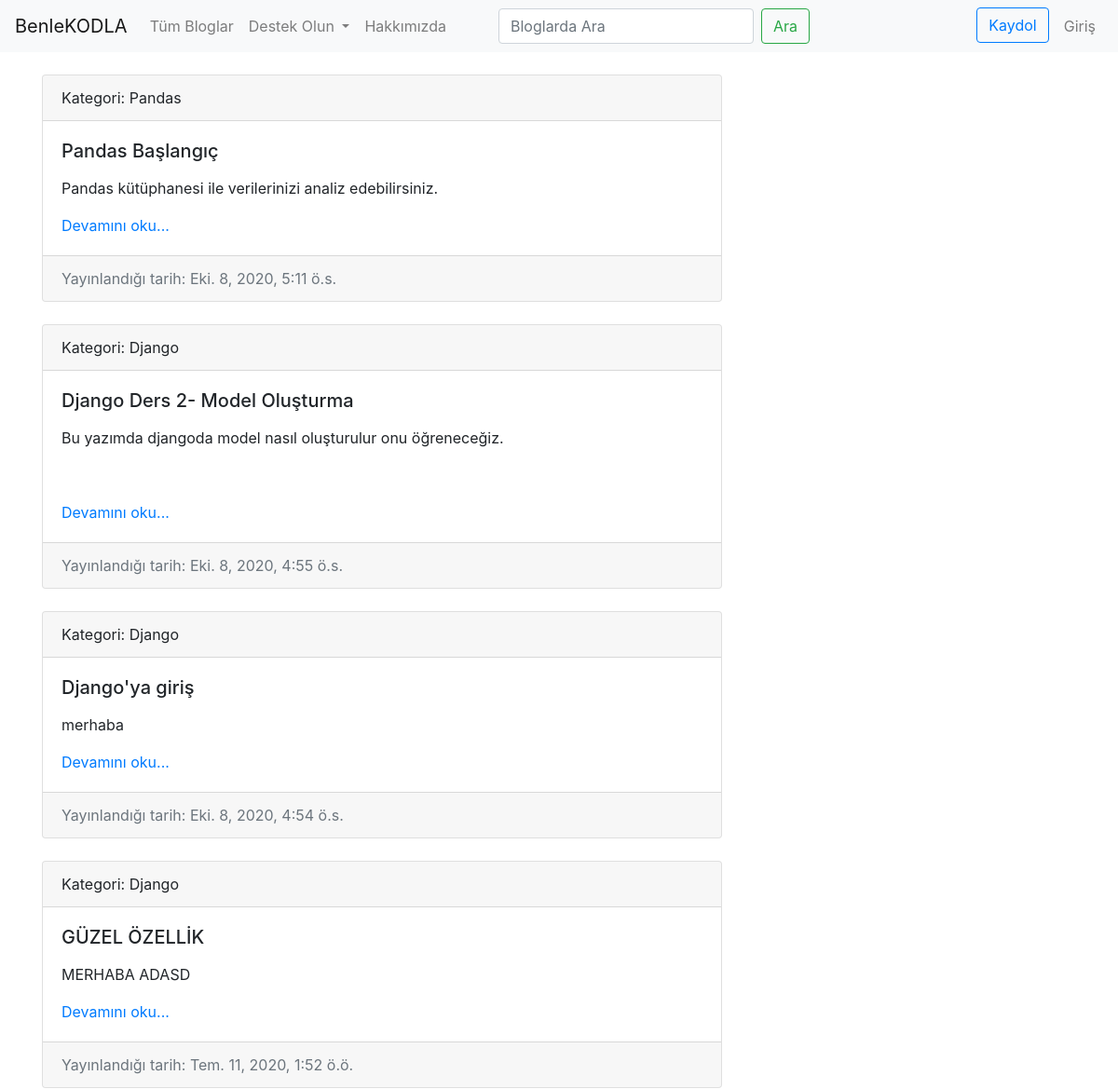
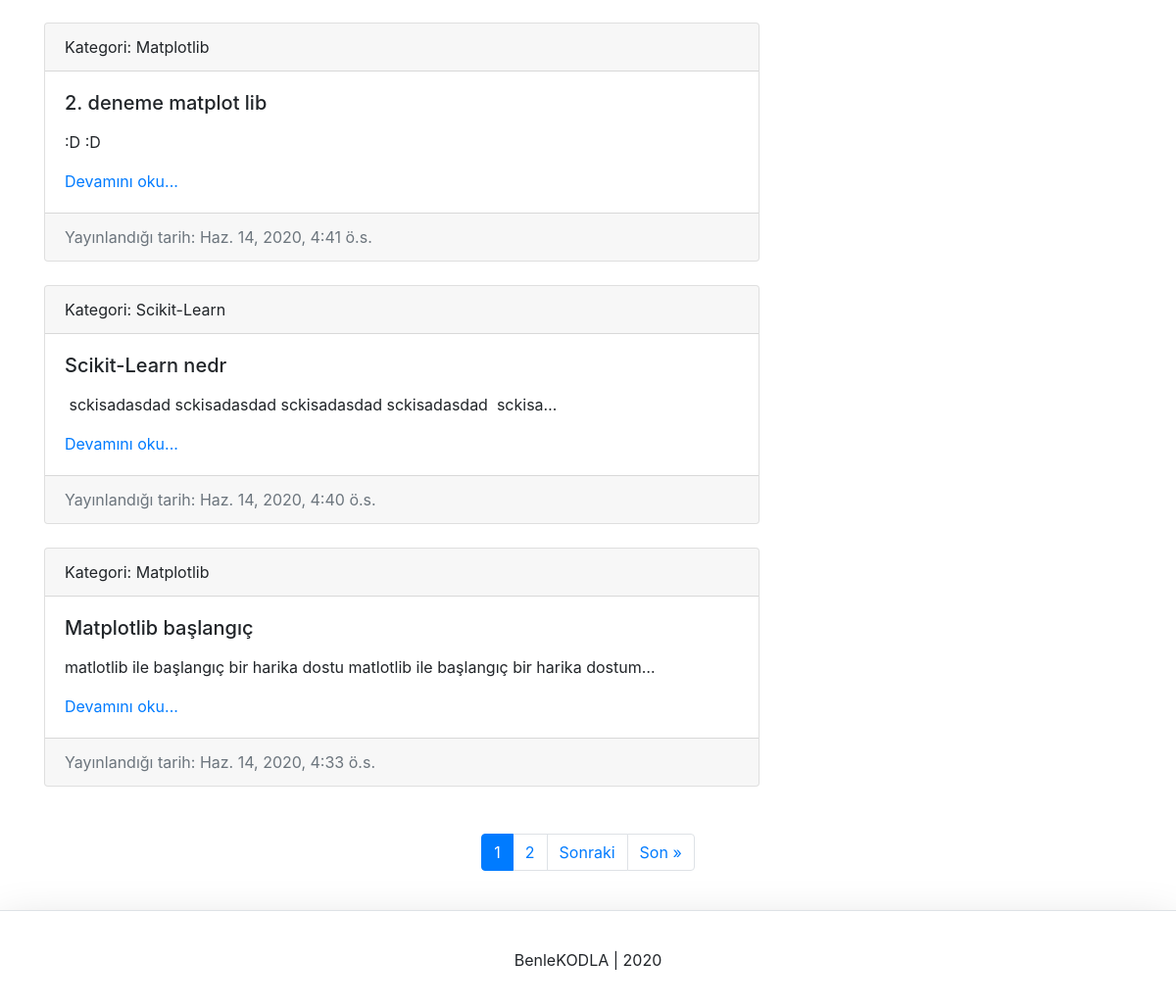
The app's page /search/ with its own data (2 pictures, top to bottom).
### blog/models.py (models this page shows, shortened)
class Blog(models.Model):
    blog_category = models.ForeignKey(Category, on_delete=models.CASCADE)
    blog_title = models.CharField(max_length=200)
    blog_content = models.TextField()
    blog_slug = models.SlugField(default="")
    blog_published = models.DateTimeField(default=timezone.now)
    blog_updated = models.DateTimeField(auto_now=True)
    blog_status = models.CharField(
        default=DEFAULT_STATUS,
        choices=STATUS,
        max_length=10,
    )

class Category(models.Model):
    category_title = models.CharField(max_length=200)
    category_content = models.CharField(max_length=200)
    category_slug = models.SlugField(default="")
    category_last_updated = models.DateField(default=timezone.now)
    category_img = models.ImageField(blank=True, null=True, upload_to='cat_images')
    class Meta:
        verbose_name_plural = "Categories"
    def __str__(self):
        return self.category_title

### home/views.py (the view)
# urls.py: path('search/', views.search_view, name='search'),
def search_view(request, *args, **kwargs):
    context = {}
    query = ""
    if request.GET:
        query = request.GET.get('q', '')
        context['query'] = str(query)
    blog = sorted(get_blog_queryset(query), key=attrgetter('blog_published'), reverse=True)
    page = request.GET.get('page', 1)
    blog_paginator = Paginator(blog, BLOG_PER_PAGE)
    try:
        blog = blog_paginator.page(page)
    except PageNotAnInteger:
        blog = blog_paginator.page(BLOG_PER_PAGE)
    except EmptyPage:
        blog = blog_paginator.page(blog_paginator.num_pages)
    context['blog'] = blog
    return render(request, 'home/search.html', context)

### blog/views.py (called while the page is built)
def get_blog_queryset(query=None):
    queryset = []
    queries = query.split(" ")
    for q in queries:
        posts = Blog.objects.filter(
            Q(blog_title__icontains=q) |
            Q(blog_content__icontains=q)
        ).filter(blog_status=STATUS).distinct()
        for post in posts:
            queryset.append(post)
        return list(set(queryset))

### templates/home/search.html (shortened to what this page needs)
{% extends 'home/base.html' %}
{% load i18n %}
{% block content %}
{% if blog %}
<div class="container">
    <div class="row">
        {% for b in blog %}
        <div class="col-8">
            <br>
        <div class="card">
            <div class="card-header">
                Kategori: {{b.blog_category}}
            </div>
            <div class="card-body">
                <h5 class="card-title">{{b.blog_title}}</h5>
                <p class="card-text">{{b.blog_content|truncatechars:100|safe}}</p>
                <a href="/blogs/{{b.blog_slug}}">Devamını oku...</a>
            </div>
            <div class="card-footer text-muted">
                {% language 'tr' %}
                    Yayınlandığı tarih: {{b.blog_published}}
                {% endlanguage  %}
            </div>
        </div>
        </div>
        {% endfor %}
    </div>
</div>
{% endif %}
{% include 'home/includes/pagination.html' %}
{% endblock %}

### records on screen
Blog: blog_category "Pandas", blog_title "Pandas Başlangıç", blog_content "Pandas kütüphanesi ile verilerinizi analiz edebilirsiniz.", blog_published "Eki. 8, 2020, 5:11 ö.s."
Blog: blog_category "Django", blog_title "Django Ders 2- Model Oluşturma", blog_content "Bu yazımda djangoda model nasıl oluşturulur onu öğreneceğiz.", blog_published "Eki. 8, 2020, 4:55 ö.s."
Blog: blog_category "Django", blog_title "Django'ya giriş", blog_content "merhaba", blog_published "Eki. 8, 2020, 4:54 ö.s."
Blog: blog_category "Django", blog_title "GÜZEL ÖZELLİK", blog_content "MERHABA ADASD", blog_published "Tem. 11, 2020, 1:52 ö.ö."
Blog: blog_category "Matplotlib", blog_title "2. deneme matplot lib", blog_content ":D :D", blog_published "Haz. 14, 2020, 4:41 ö.s."
Blog: blog_category "Scikit-Learn", blog_title "Scikit-Learn nedr", blog_content "sckisadasdad sckisadasdad sckisadasdad sckisadasdad sckisa…", blog_published "Haz. 14, 2020, 4:40 ö.s."
Blog: blog_category "Matplotlib", blog_title "Matplotlib başlangıç", blog_content "matlotlib ile başlangıç bir harika dostu matlotlib ile başlangıç bir harika dostum…", blog_published "Haz. 14, 2020, 4:33 ö.s."

### other values on screen
{{ i }} "1"
{{ i }} "2"
